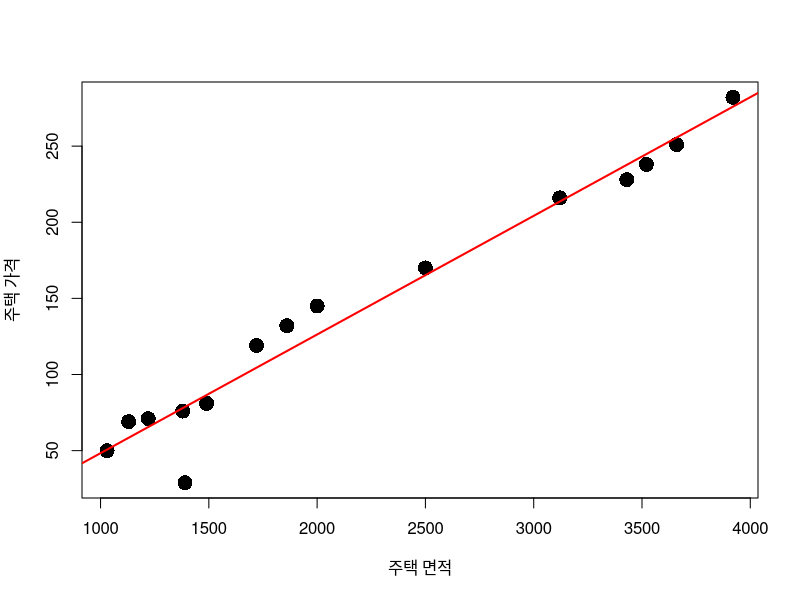
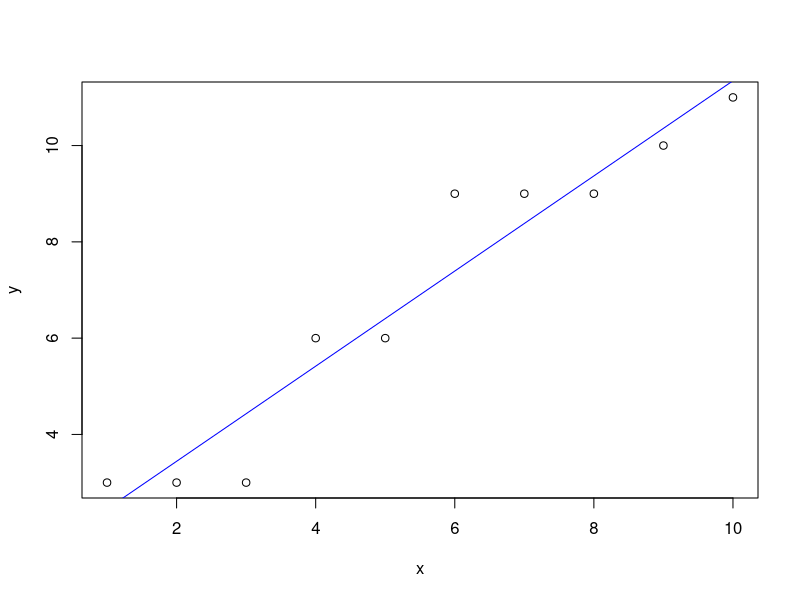
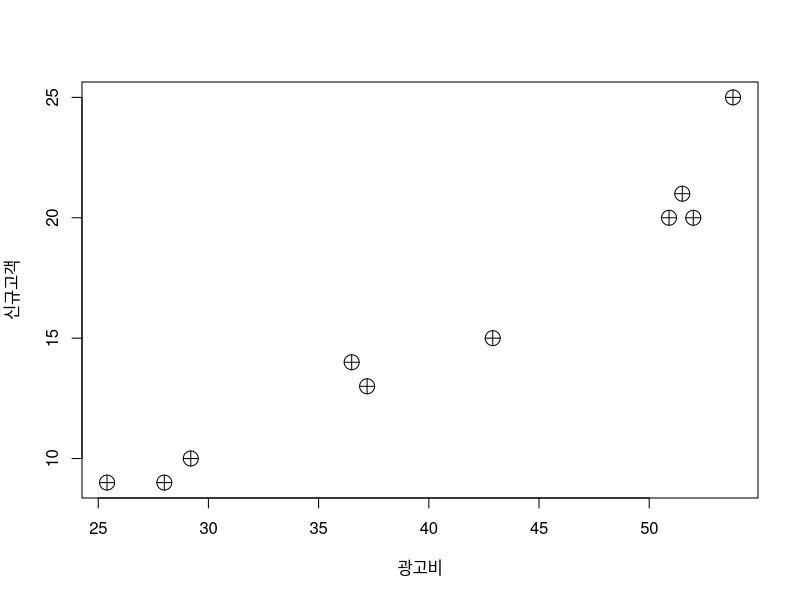

The R source for these figures, in order:
x <- 10*c(138, 312, 352, 113, 103, 172, 392, 149,
          186, 343, 200, 366, 250, 122, 139)
y <- c(76, 216, 238, 69, 50, 119, 282, 81,
       132, 228, 145, 251, 170, 71, 29)
df1 <- data.frame(x, y)
plot(df1, xlab="주택 면적", ylab="주택 가격",
     pch=16, cex=2)
cov(df1)

reg1 <- lm(y ~ x, data = df1)
abline(reg1, col="red", lwd=2)
x <- 2227
-29.58796 + 0.07794 * x
predict(reg1, data.frame(x = c(2227, 3000)))

reg2 <- lm(x ~ y, data = df1)
predict(reg2, data.frame(y = 150))

df1$y_hat <- reg1$fitted.values
df1$잔차 <- reg1$residuals
df1
sum(df1$잔차)



x <- 1:10
y <- c(3, 3, 3, 6, 6, 9, 9, 9, 10, 11)
plot(x, y)
reg3 <- lm(y ~ x)
abline(reg3, col="blue")
predict(reg3, data.frame(x = 11:20))
sum(reg3$residuals)

x <- c(36.5, 28.0, 42.9, 52.0, 51.5,
       53.8, 25.4, 37.2, 50.9, 29.2)
y <- c(14, 9, 15, 20, 21,
       25, 9, 13, 20, 10)
df1 <- data.frame(x, y)
plot(df1, xlab="광고비", ylab="신규고객",
     pch=10, cex=2)
reg4 <- lm(x ~ y, data = df1)
abline(reg4, col="green", lwd=2)
predict(reg4, data.frame(y = 17))
